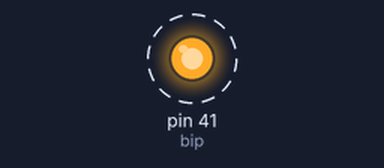
Bench run of a sketch on a simulated Arduino Mega 2560, built with avr-gcc and run on an emulated ATmega2560. On the bench: output pins drawn as LEDs (lit = HIGH). Dashed ring = blinking.

Above: at 0.1 s.
Timing chart, 0 to 3.0 s (numbered marks = the images above):
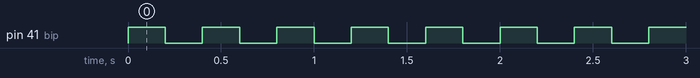

The sketch:

beepingSound.ino
```cpp
int bip = 41;

void setup() {
  pinMode(bip, OUTPUT);
}

void loop() {
  digitalWrite(bip, HIGH);
  delay(200);
  digitalWrite(bip, LOW);
  delay(200);
}
```

Measured:
- by itself, pin 41 (bip): alternates HIGH for 0.20 s and LOW for 0.20 s
